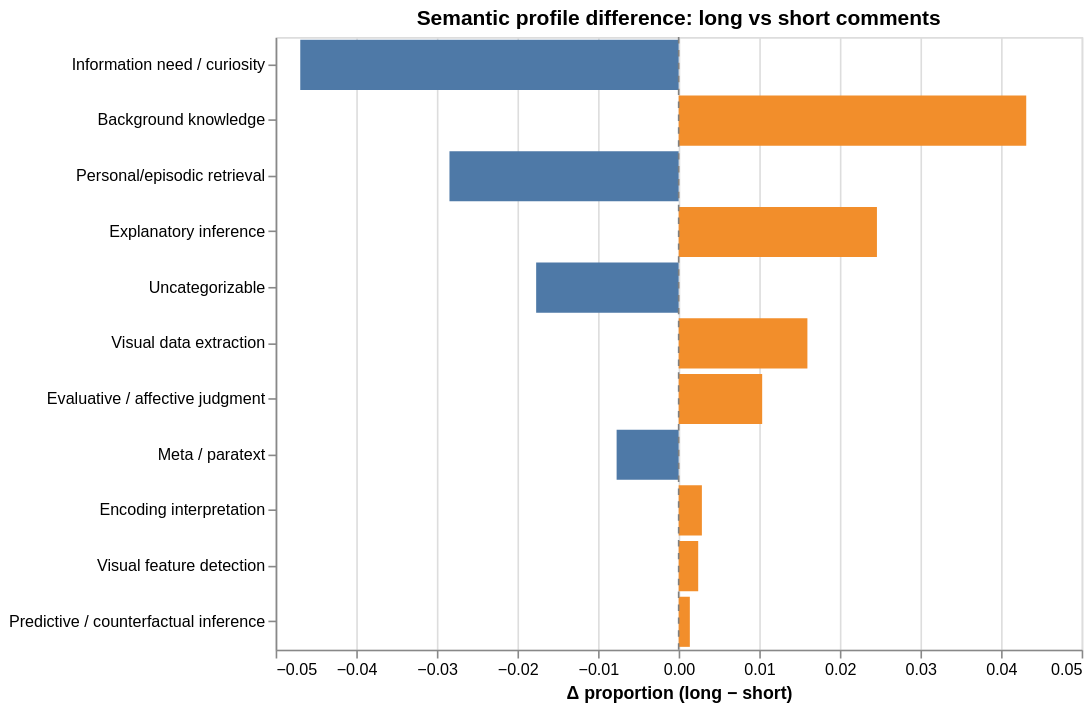

Notebook source saved alongside this figure:
### Code cell
# ── Q2c: Diverging bar chart of long−short differences ──────────────────
diff_df = profile_df[["tag", "diff (long − short)"]].copy()
diff_df.columns = ["tag", "diff"]
diff_df["abs_diff"] = diff_df["diff"].abs()
diff_df = diff_df.sort_values("abs_diff", ascending=True)

chart_q2c = (
    alt.Chart(diff_df, title="Semantic profile difference: long vs short comments")
    .mark_bar()
    .encode(
        x=alt.X("diff:Q", title="Δ proportion (long − short)"),
        y=alt.Y("tag:N", sort=alt.EncodingSortField(field="abs_diff", order="descending"), title=""),
        color=alt.condition(
            alt.datum.diff > 0,
            alt.value("#f28e2b"),
            alt.value("#4e79a7"),
        ),
        tooltip=["tag:N", alt.Tooltip("diff:Q", format="+.3f")],
    )
    .properties(width=500, height=380)
)

rule = alt.Chart(pd.DataFrame({"x": [0]})).mark_rule(strokeDash=[4, 4], color="gray").encode(x="x:Q")

chart_q2c + rule

### Figure 1 — Vega specification as saved in the notebook (floating-point values rounded to 4 significant figures)
{"$schema": "https://vega.github.io/schema/vega/v6.json", "data": [{"name": "source_0"}, {"name": "data_0", "values": [{"diff": 0.001387, "diff_end": 0.001387, "diff_start": 0.0, "tag": "Predictive / counterfactual inference"}, {"diff": 0.002426, "diff_end": 0.002426, "diff_start": 0.0, "tag": "Visual feature detection"}, {"diff": 0.002882, "diff_end": 0.002882, "diff_start": 0.0, "tag": "Encoding interpretation"}, {"diff": -0.007696, "diff_end": -0.007696, "diff_start": 0.0, "tag": "Meta / paratext"}, {"diff": 0.01036, "diff_end": 0.01036, "diff_start": 0.0, "tag": "Evaluative / affective judgment"}, {"diff": 0.01597, "diff_end": 0.01597, "diff_start": 0.0, "tag": "Visual data extraction"}, {"diff": -0.01768, "diff_end": -0.01768, "diff_start": 0.0, "tag": "Uncategorizable"}, {"diff": 0.0246, "diff_end": 0.0246, "diff_start": 0.0, "tag": "Explanatory inference"}, {"diff": -0.02844, "diff_end": -0.02844, "diff_start": 0.0, "tag": "Personal/episodic retrieval"}, {"diff": 0.04312, "diff_end": 0.04312, "diff_start": 0.0, "tag": "Background knowledge"}, {"diff": -0.04695, "diff_end": -0.04695, "diff_start": 0.0, "tag": "Information need / curiosity"}]}, {"name": "source_1", "values": [{"x": 0}]}, {"name": "source_0_y_domain_tag", "values": [{"sort_field": 0.001387, "tag": "Predictive / counterfactual inference"}, {"sort_field": 0.002426, "tag": "Visual feature detection"}, {"sort_field": 0.002882, "tag": "Encoding interpretation"}, {"sort_field": 0.007696, "tag": "Meta / paratext"}, {"sort_field": 0.01036, "tag": "Evaluative / affective judgment"}, {"sort_field": 0.01597, "tag": "Visual data extraction"}, {"sort_field": 0.01768, "tag": "Uncategorizable"}, {"sort_field": 0.0246, "tag": "Explanatory inference"}, {"sort_field": 0.02844, "tag": "Personal/episodic retrieval"}, {"sort_field": 0.04312, "tag": "Background knowledge"}, {"sort_field": 0.04695, "tag": "Information need / curiosity"}]}], "marks": [{"type": "rect", "name": "layer_0_marks", "from": {"data": "data_0"}, "encode": {"update": {"fill": [{"value": "#f28e2b", "test": "(datum.diff > 0)"}, {"value": "#4e79a7"}], "x": {"field": "diff_end", "scale": "x"}, "y": {"field": "tag", "scale": "y"}, "height": {"signal": "max(0.25, bandwidth('y'))"}, "x2": {"field": "diff_start", "scale": "x"}, "tooltip": {"signal": "{\"tag\": isValid(datum[\"tag\"]) ? datum[\"tag\"] : \"\"+datum[\"tag\"], \"diff\": format(datum[\"diff\"], \"+.3f\")}"}}}, "style": ["bar"]}, {"type": "rule", "name": "layer_1_marks", "from": {"data": "source_1"}, "encode": {"update": {"y2": {"field": {"signal": null, "datum": null, "group": "height", "parent": null}}, "stroke": {"value": "gray"}, "strokeDash": {"value": [4, 4]}, "x": {"field": "x", "scale": "x"}, "y": {"value": 0}}}, "style": ["rule"]}], "scales": [{"name": "x", "type": "linear", "domain": {"fields": [{"data": "data_0", "field": "diff_start"}, {"data": "data_0", "field": "diff_end"}, {"data": "source_1", "field": "x"}]}, "range": [0, {"signal": "width"}], "nice": true, "zero": true}, {"name": "y", "type": "band", "domain": {"data": "source_0_y_domain_tag", "field": "tag", "sort": {"op": "max", "field": "sort_field", "order": "descending"}}, "range": [0, {"signal": "height"}], "paddingOuter": 0.05, "paddingInner": 0.1}], "axes": [{"scale": "x", "domain": false, "minExtent": 0, "aria": false, "tickCount": {"signal": "ceil(width/40)"}, "maxExtent": 0, "ticks": false, "gridScale": "y", "labels": false, "grid": true, "zindex": 0, "orient": "bottom"}, {"scale": "x", "title": "Δ proportion (long − short)", "labelFlush": true, "zindex": 0, "orient": "bottom", "tickCount": {"signal": "ceil(width/40)"}, "labelOverlap": true, "grid": false}, {"scale": "y", "orient": "left", "grid": false, "zindex": 0}], "title": {"text": "Semantic profile difference: long vs short comments", "frame": "group"}, "width": 500, "padding": 5, "height": 380, "style": "cell", "background": "white"}
